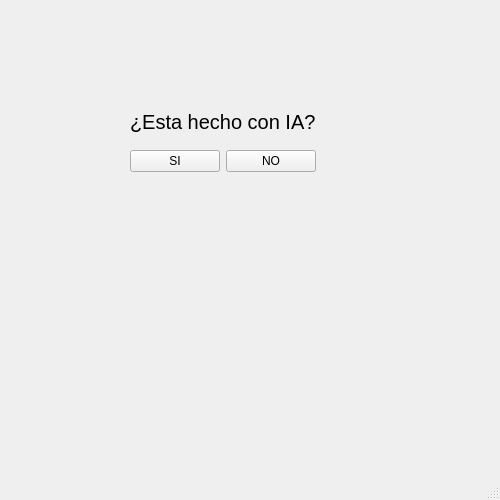
<?xml version="1.0" encoding="UTF-8"?>
<ui version="4.0">
 <class>MainWindow</class>
 <widget class="QMainWindow" name="MainWindow">
  <property name="geometry">
   <rect>
    <x>0</x>
    <y>0</y>
    <width>500</width>
    <height>500</height>
   </rect>
  </property>
  <property name="maximumSize">
   <size>
    <width>500</width>
    <height>500</height>
   </size>
  </property>
  <property name="windowTitle">
   <string>¿Esta hecho con IA?</string>
  </property>
  <widget class="QWidget" name="centralwidget">
   <widget class="QWidget" name="">
    <property name="geometry">
     <rect>
      <x>130</x>
      <y>100</y>
      <width>186</width>
      <height>72</height>
     </rect>
    </property>
    <layout class="QVBoxLayout" name="verticalLayout">
     <item>
      <widget class="QLabel" name="label">
       <property name="font">
        <font>
         <pointsize>15</pointsize>
        </font>
       </property>
       <property name="text">
        <string>¿Esta hecho con IA?</string>
       </property>
      </widget>
     </item>
     <item>
      <layout class="QHBoxLayout" name="horizontalLayout">
       <item>
        <widget class="QPushButton" name="pushButton">
         <property name="text">
          <string>SI</string>
         </property>
        </widget>
       </item>
       <item>
        <widget class="QPushButton" name="pushButton_2">
         <property name="text">
          <string>NO</string>
         </property>
        </widget>
       </item>
      </layout>
     </item>
    </layout>
   </widget>
  </widget>
  <widget class="QMenuBar" name="menubar">
   <property name="geometry">
    <rect>
     <x>0</x>
     <y>0</y>
     <width>500</width>
     <height>30</height>
    </rect>
   </property>
  </widget>
  <widget class="QStatusBar" name="statusbar"/>
 </widget>
 <resources/>
 <connections/>
</ui>
